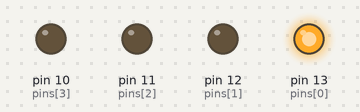
The sketch below on a simulated Arduino Uno, built with avr-gcc and run on an emulated ATmega328P. Parts: output pins drawn as LEDs (lit = HIGH).

Above: at 0.05 s.
At 0.65 s:
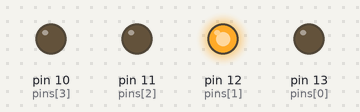
At 1.25 s:
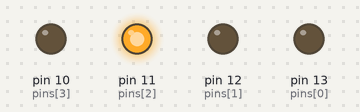
At 2.5 s:
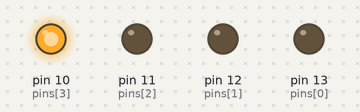
Timing chart, 0 to 3.0 s (numbered marks = the images above):
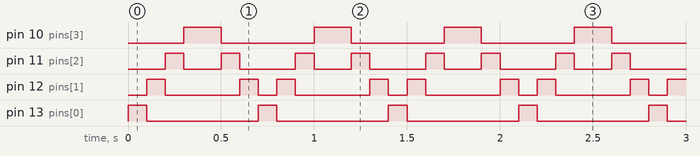

Measured:
- by itself, pin 10 (pins[3]): alternates HIGH for 0.20 s and LOW for 0.50 s
- by itself, pin 11 (pins[2]): repeats every 0.70 s: LOW 0.20 s, HIGH 0.10 s, LOW 0.30 s, HIGH 0.10 s
- by itself, pin 12 (pins[1]): repeats every 0.70 s: LOW 0.40 s, HIGH 0.10 s, LOW 0.10 s, HIGH 0.10 s
- by itself, pin 13 (pins[0]): alternates HIGH for 0.10 s and LOW for 0.60 s

The sketch:

EXP2_LED_Flasher.ino
```cpp
int pinsCount=4;
int pins[] = {13,12,11,10};

void setup()
{
for (int i=0; i<4; i=i+1)
{
pinMode(pins[i], OUTPUT);
  }
}

void loop() {
for (int i=0; i<4; i=i+1)
{
 digitalWrite(pins[i], HIGH);
 delay(100);
 digitalWrite(pins[i], LOW);
  }
for (int i=4-1; i>0; i=i-1)
{
 digitalWrite(pins[i], HIGH);
 delay(100);
 digitalWrite(pins[i], LOW);
  }
}
```
